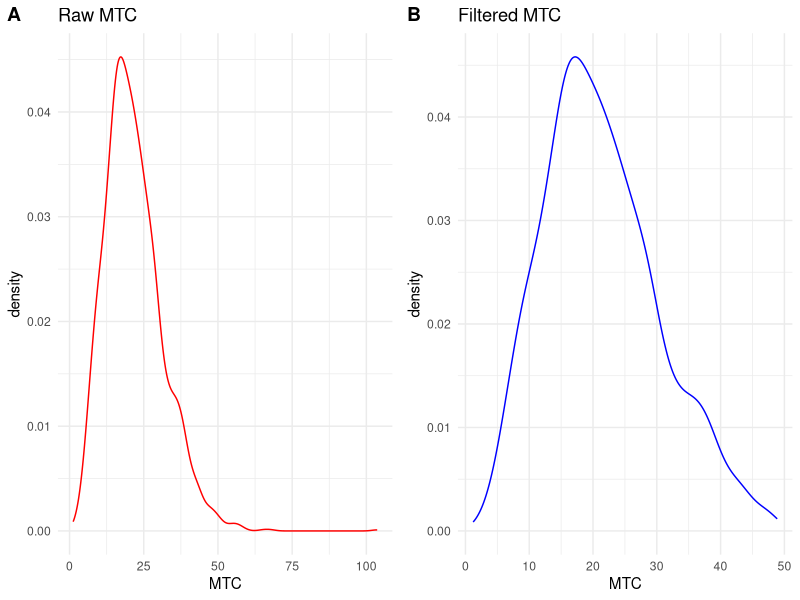
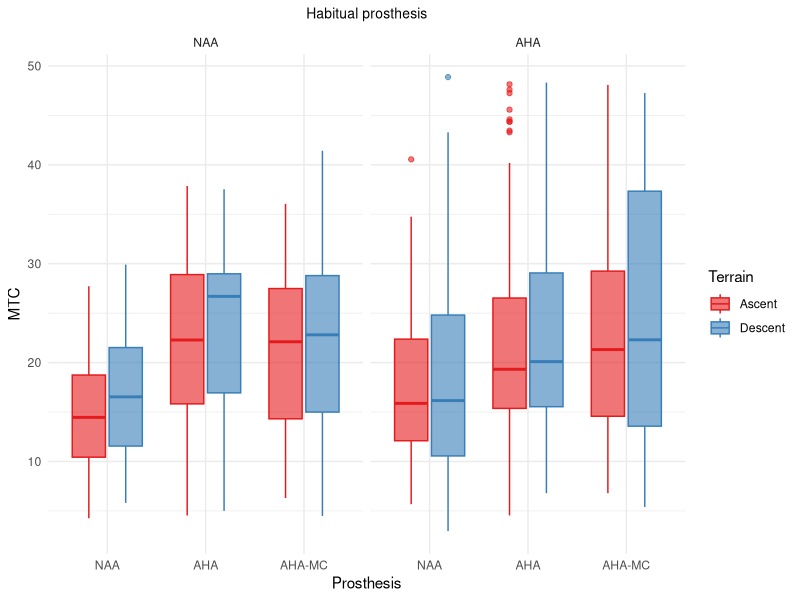
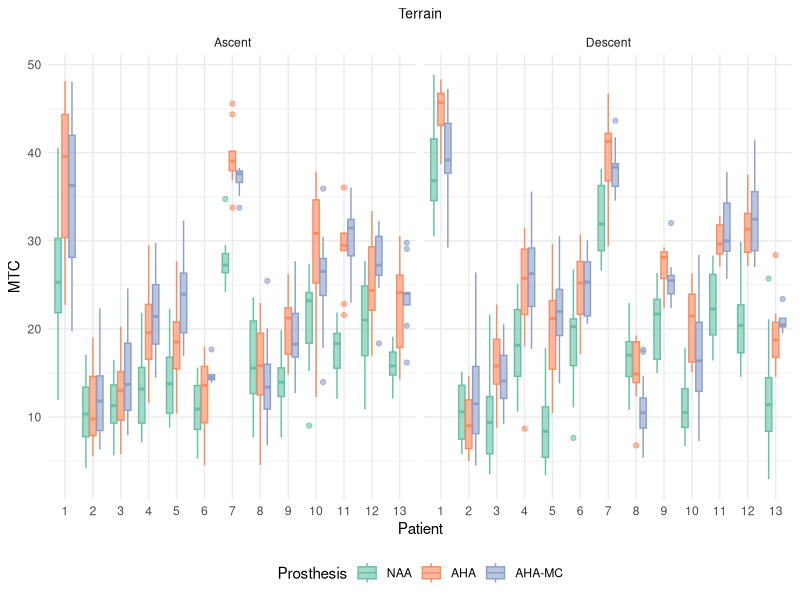
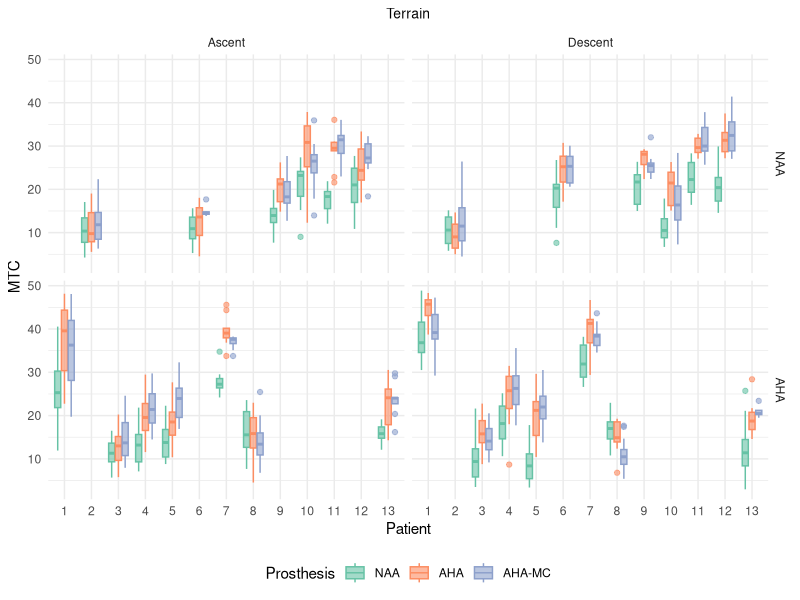
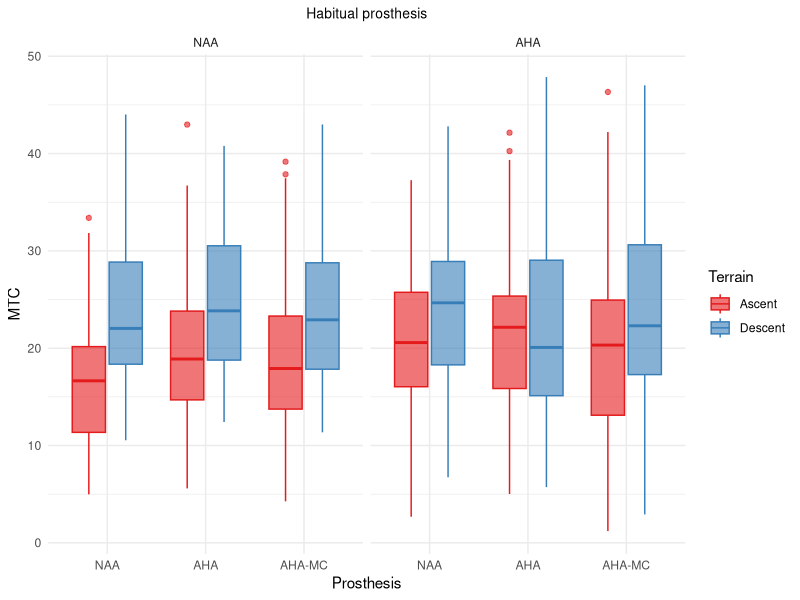
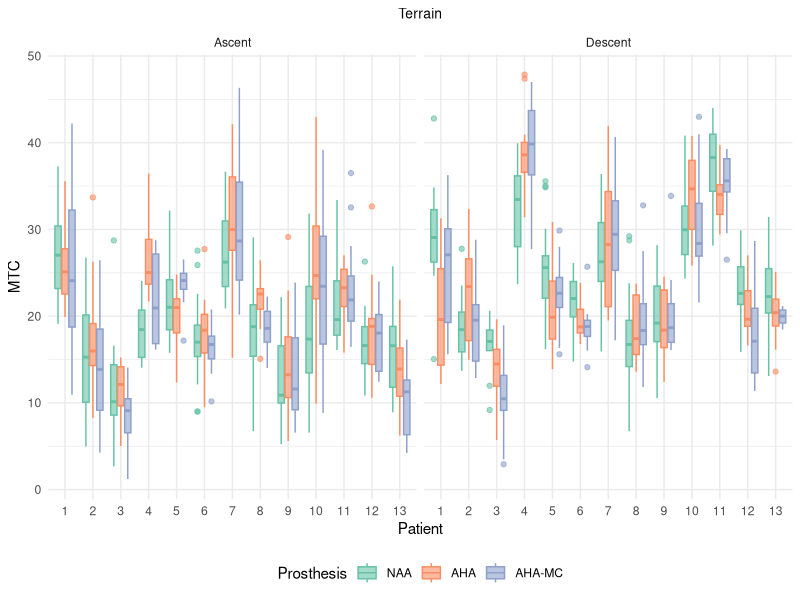
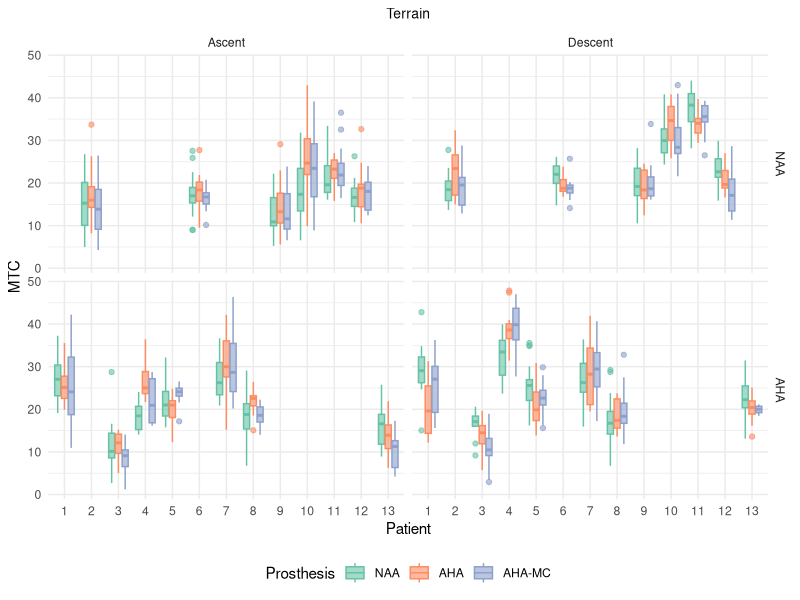
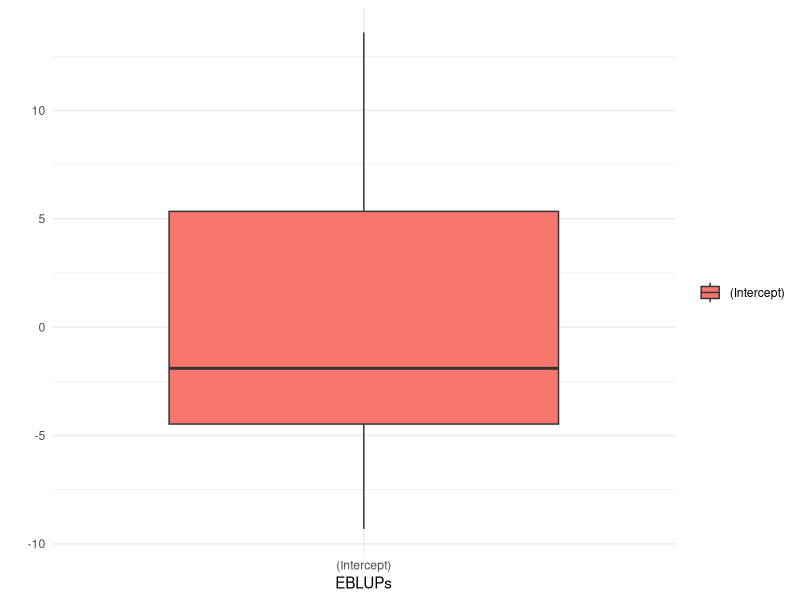

Generate these figures, in order, with R:
## ---- chunk 1
knitr::opts_chunk$set(echo = TRUE)
options(width=165)
## ---- chunk 2
library(dplyr)
library(ggplot2)
library(cowplot)
library(nlme)
library(emmeans)
## ---- chunk 3
MTCData<-read.csv("Gaby_V2.csv",  header=T)
head(MTCData)
## ---- chunk 4
names(MTCData)[2:6]<-c("Patient", "Prosthesis", "Terrain", 
                       "Habitual prosthesis", "Side")

for(i in 2:ncol(MTCData))
{MTCData[,i]<-factor(MTCData[,i])}

levels(MTCData$Prosthesis)<-c("NAA", "AHA", "AHA-MC")
levels(MTCData[,"Habitual prosthesis"])<-c("NAA", "AHA", "AHA")
levels(MTCData$Terrain)<-c("Ascent", "Descent")
levels(MTCData$Side)<-c("Amputee", "Sound")
## ---- chunk 5
summary(MTCData)
## ---- chunk 6
quantile(MTCData$MTC,probs = 0.99)
## ---- chunk 7
MTCData%>%
  filter(MTC < quantile(MTCData$MTC,probs = 0.99)) -> redData

MTCData%>%
  filter(MTC >= quantile(MTCData$MTC,probs = 0.99)) -> filteredData
## ---- chunk 8
table(filteredData$Prosthesis,filteredData$Patient) 
## ---- chunk 9
table(filteredData[,"Habitual prosthesis"],filteredData$Patient) 
## ---- chunk 10
table(filteredData$Terrain,filteredData$Patient) 
## ---- chunk 11
table(filteredData$Side,filteredData$Patient) 
## ---- chunk 12
summary(redData)
## ---- chunk 13
summary(redData$Patient)
## ---- chunk 14

g<-ggplot(MTCData, aes(x=MTC))+geom_density(color="red")+
  labs(title="Raw MTC")+theme_minimal()
gf<-ggplot(redData, aes(x=MTC))+geom_density(color="blue")+
  labs(title="Filtered MTC")+theme_minimal()

p<-plot_grid(g,gf,labels=c("A", "B"))
p
ggplot2::ggsave(p, file="densityMTC.png", height=5, width=7, dpi=450)

## ---- chunk 15
redDataAmp<-redData[redData$Side=="Amputee",]
g<-ggplot(redDataAmp, aes(x=Prosthesis, y=MTC, 
   fill=Terrain,color=Terrain))+geom_boxplot(alpha=0.6)+facet_grid(~get(
   'Habitual prosthesis'))+ labs(title="Habitual prosthesis")+theme_minimal()+
   scale_fill_brewer(palette = "Set1")+scale_color_brewer(palette = "Set1")+
   theme(plot.title=element_text(size=10, hjust = 0.5))
g
ggsave(g, file="BoxplotMTC.png", width=8.5, height=6, dpi=600)
## ---- chunk 16
g<-ggplot(redDataAmp, aes(x=Patient, y=MTC, 
    fill=Prosthesis, color=Prosthesis))+geom_boxplot(alpha=0.6)+
    facet_grid(~Terrain)+ labs(title="Terrain")+theme_minimal()+
    scale_fill_brewer(palette = "Set2")+scale_color_brewer(palette = "Set2")+
    theme(plot.title=element_text(size=10, hjust = 0.5), 
    legend.position = "bottom")
g

ggsave(g, file="BoxplotMTCPersona.png", width=8, height=6, dpi=600)
## ---- chunk 17
g<-g+facet_grid(get('Habitual prosthesis')~Terrain)
g
ggsave(g, file="BoxplotMTCPersona2.png", width=8, height=6, dpi=600)
## ---- chunk 18
redDataSound<-redData[redData$Side=="Sound",]
g<-ggplot(redDataSound, aes(x=Prosthesis, y=MTC, 
    fill=Terrain, color=Terrain))+geom_boxplot(alpha=0.6)+
    facet_grid(~get('Habitual prosthesis'))+
    labs(title="Habitual prosthesis")+theme_minimal()+
    scale_fill_brewer(palette = "Set1")+scale_color_brewer(palette = "Set1")+
    theme(plot.title=element_text(size=10, hjust = 0.5))
g
ggsave(g, file="BoxplotMTCSano.png", width=8, height=6, dpi=600)
## ---- chunk 19
g<-ggplot(redData[redData$Side=="Sound",], aes(x=Patient, y=MTC, fill=Prosthesis,
    color=Prosthesis))+geom_boxplot(alpha=0.6)+facet_grid(~Terrain)+ labs(
    title="Terrain")+theme_minimal()+scale_fill_brewer(palette = "Set2")+
    scale_color_brewer(palette = "Set2")+theme(plot.title=element_text(size=10,
    hjust = 0.5), legend.position = "bottom")
g
ggsave(g, file="BoxplotMTCPersonaSano.png", width=8, height=6, dpi=600)

## ---- chunk 20
g<-g+facet_grid(get('Habitual prosthesis')~Terrain)
g
ggsave(g, file="BoxplotMTCPersonaSano2.png", width=8, height=6, dpi=600)
## ---- chunk 21
# only for lme using
names(redDataAmp)[5]<-paste(strsplit(names(redDataAmp)[5],split=" ")[[1]], collapse="_")
## ---- chunk 22
MTCModel<-lme(MTC~Terrain+Habitual_prosthesis+Terrain:Habitual_prosthesis+Habitual_prosthesis:Prosthesis+Habitual_prosthesis:Terrain:Prosthesis, random=~1|Patient,method="REML", 
data=redDataAmp, control = list(opt = "optim"))
anova(MTCModel)
## ---- chunk 23
MTCModelRE<-lme(MTC~Terrain+Habitual_prosthesis+Terrain:Habitual_prosthesis+Habitual_prosthesis:Prosthesis+Habitual_prosthesis:Terrain:Prosthesis, random=~Habitual_prosthesis-1|Patient,method="REML", 
data=redDataAmp, control = list(opt = "optim"))
anova(MTCModelRE)
## ---- chunk 24
anova(MTCModelRE, MTCModel)
## ---- chunk 25
anova(MTCModel)
## ---- chunk 26
MTCModelCorRes<-lme(MTC~Terrain+Habitual_prosthesis+Terrain:Habitual_prosthesis+Habitual_prosthesis:Prosthesis+Habitual_prosthesis:Terrain:Prosthesis,    random=~1|Patient,method="REML", 
data=redDataAmp, control = list(opt = "optim"), weights=varIdent(form=~1|Habitual_prosthesis))
anova(MTCModelCorRes, MTCModel)
## ---- chunk 27
MTCModelREML<-lme(MTC~Terrain+Habitual_prosthesis+Terrain:Habitual_prosthesis+Habitual_prosthesis:Prosthesis+Terrain:Habitual_prosthesis:Prosthesis,    random=~1|Patient,method="ML",
data=redDataAmp, control = list(opt = "optim"))
## ---- chunk 28
anova(MTCModelREML)
## ---- chunk 29
MTCModelRERedML<-lme(MTC~Terrain+Habitual_prosthesis+Habitual_prosthesis:Prosthesis, random=~1|Patient,method="ML", 
data=redDataAmp, control = list(opt = "optim"))
## ---- chunk 30
stat<- (-2*logLik(MTCModelRERedML, REML=FALSE)+2*logLik(MTCModelREML, REML=FALSE))[1]
stat
pval<-pchisq(stat,df=5,lower.tail=FALSE)
pval
## ---- chunk 31
anova(MTCModelRERedML)
## ---- chunk 32
FinalModel<-lme(MTC~Terrain+Habitual_prosthesis+Habitual_prosthesis:Prosthesis, random=~1|Patient,method="REML", data=redDataAmp, control = list(opt = "optim"))
## ---- chunk 33
EBLUPs<-ranef(FinalModel)
apply(EBLUPs,2, shapiro.test)
## ---- chunk 34
g<-ggplot(reshape2::melt(EBLUPs), aes(x=variable, y=value, fill=variable))+
  geom_boxplot()+theme(legend.position = "None")+theme_minimal()+labs(x="EBLUPs",y="",fill="")
g
ggsave(g,file="boxplotEBLUPsAmp.jpeg", width = 7, height = 5)
## ---- chunk 35
PearsonRes<-resid(FinalModel, type="pearson")
fittedValues<-predict(FinalModel)
df<-data.frame(redDataAmp,PearsonRes, fittedValues)
a<-ggplot(df, aes(sample=PearsonRes))+geom_qq()+geom_abline(slope=1, intercept=0)+labs(y="Pearson's residuals", x="Theoretical values")+theme(legend.position = "none")+theme_minimal()
b<-ggplot(df, aes(x=fittedValues,y=PearsonRes))+geom_point()+geom_hline(yintercept = 0)+labs(y="Pearson's residuals", x="Predicted values")+theme_minimal()
g<-plot_grid(a,b, nrow=1, labels=c("A", "B"), rel_widths = c(0.8, 1.2))
g
ggplot2::ggsave(g, file="ResidAmp.jpeg", width = 7, height = 5, unit="in", dpi=500)
## ---- chunk 36
df$MargResid<-resid(FinalModel, type="response")
a<-ggplot(df, aes(y=MargResid,x=Prosthesis, fill=Prosthesis))+
  geom_boxplot()+labs(x="Marginal residuals")+theme_minimal()+
  scale_fill_brewer(palette = "Set1")
b<-ggplot(df, aes(y=MargResid,x=Habitual_prosthesis, fill=Habitual_prosthesis))+
  geom_boxplot()+labs(x="Marginal residuals")+theme_minimal()+
  scale_fill_brewer(palette = "Set2")
d<-ggplot(df, aes(y=MargResid,x=Terrain, fill=Terrain))+geom_boxplot()+
  labs(x="Marginal residuals")+theme_minimal()+
  scale_fill_brewer(palette = "Set3")
plot_grid(a,b,d, nrow=1, labels=c("A", "B", "C"))
## ---- chunk 37
summary(FinalModel)
## ---- chunk 38
VarCorr(FinalModel)
ICC=round(as.numeric(VarCorr(FinalModel)[1,1])/sum(as.numeric(VarCorr(FinalModel)[,1]))*100,3)
ICC
## ---- chunk 39
emm<-emmeans(FinalModel, specs = ~ Terrain + Habitual_prosthesis + Habitual_prosthesis:Prosthesis,nesting = "Prosthesis %in% Habitual_prosthesis")
emm
## ---- chunk 40
g<-emmip(FinalModel, ~ Terrain, CIs = TRUE)+   theme(axis.text.x = element_text(angle =90))+theme_minimal()
g
ggsave(g, file="emmeansAmpTerr.jpeg", height = 6, width=8)
## ---- chunk 41
g<-emmip(FinalModel, Habitual_prosthesis~Prosthesis, CIs = TRUE)+
    theme(axis.text.x = element_text(angle = 90))+theme_minimal()
g
## ---- chunk 42
pairs(lsmeans(emm, ~ Terrain))
## ---- chunk 43
lsmeans(emm, ~ Terrain)
## ---- chunk 44
pairs(lsmeans(emm, ~Prosthesis|Habitual_prosthesis))
## ---- chunk 45
lsmeans(emm, ~Prosthesis|Habitual_prosthesis)
